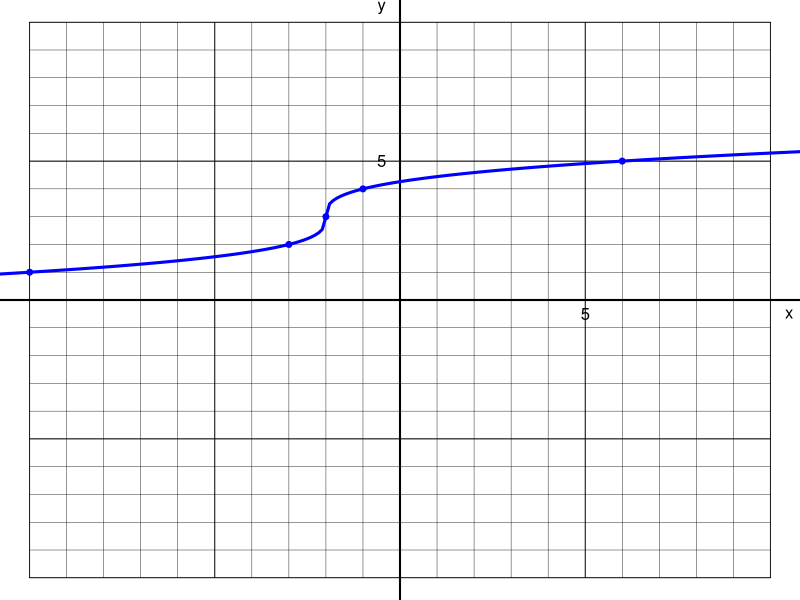

Reproduce this figure in R.
## ---- chunk 1
hk = sample(1:6,2)*sample(c(-1,1),2,T)
h = hk[1]
k = hk[2]

lr = c("left","right")[(sign(h)+1)/2+1]
du = c("down","up")[(sign(k)+1)/2+1]

x1 = seq(-30,30,0.1)
y1 = sign(x1)*(abs(x1))^(1/3)
x2 = x1+h
y2 = y1+k

px1 = (-5:5)^3
py1 = sign(px1)*abs(px1)^(1/3)
px2 = px1+h
py2 = py1+k

cch = paste0("\\sqrt[3]{x+",-h,"}+",k,collapse="")
cch = gsub("+-","-",cch,fixed=T)
ach = character()
for(i in c(-1,1)){
    for(j in c(-1,1)){
        ch = paste0("\\sqrt[3]{x+",-h*i,"}+",k*j,collapse="")
        ch = gsub("+-","-",ch,fixed=T)
        ach = c(ach,ch)
        ch = paste0("\\sqrt[3]{x+",k*i,"}+",h*j,collapse="")
        ch = gsub("+-","-",ch,fixed=T)
        ach = c(ach,ch)
    }
}
ach = sort(ach)
al = paste0("* $y=",ach,"$",collapse="\n")
sol = paste0(1*(ach==cch),collapse="")


## ---- chunk 2
par(mar=c(0,0,0,0),oma=c(0,0,0,0))
plot(0,0,"n",xlim=c(-10,10),ylim=c(-10,10),axes=F,ann=F)
for(i in -10:10){
    lines(c(i,i),c(-10,10),lwd=0.4)
    lines(c(-10,10),c(i,i),lwd=0.4)
}
for(i in seq(-10,10,5)){
    lines(c(i,i),c(-10,10),lwd=0.8)
    lines(c(-10,10),c(i,i),lwd=0.8)
}
abline(h=0,lwd=2)
abline(v=0,lwd=2)

text(10.5,-0.5,"x")
text(-0.5,10.5,"y")
text(5,-0.5,"5")
text(-0.5,5,"5")

lines(x2,y2,col="blue",lwd=3)
points(px2,py2,pch=19,col="blue",cex=0.8)
